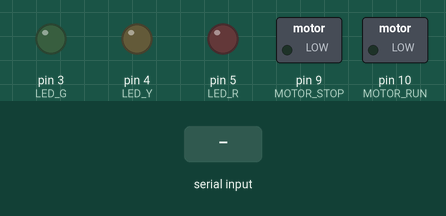
Simulated run of this sketch. Board: Arduino Uno, built with avr-gcc and run on an emulated ATmega328P. Parts: switched loads named in the sketch (green lamp = pin HIGH), output pins drawn as LEDs (lit = HIGH). The test bench sets the inputs (shaded band).

Above: at 1.2 s.
1.3 s: "c" received over Serial
At 1.9 s:
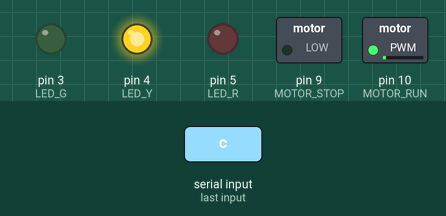
2.8 s: "a" received over Serial
At 4.5 s:
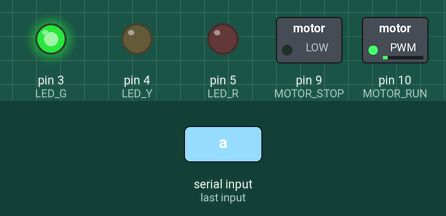
4.8 s: "n" received over Serial
At 5.7 s:
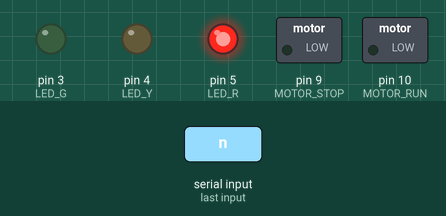
6.3 s: "w" received over Serial
At 6.9 s:
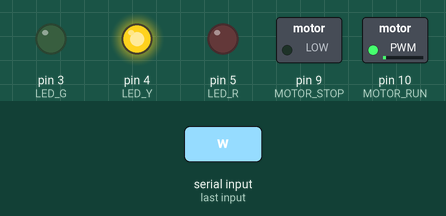
Timing chart, 0 to 8.8 s (numbered marks = the images above; inputs shaded):
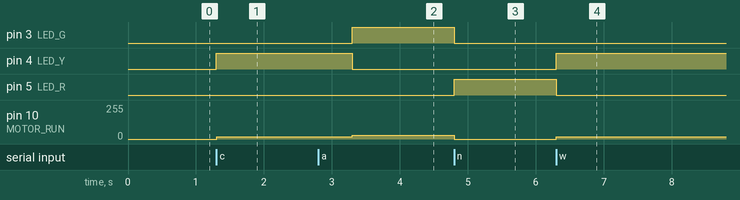

The sketch:

RevolvingDoor.ino
```cpp
#define LED_R 5
#define LED_Y 4
#define LED_G 3
#define MOTOR_RUN 10 // 모터 우측 방향(IN1)
#define MOTOR_STOP 9 //모터 좌측 방향(IN2)

void setup() {
  Serial.begin(9600);
  pinMode(LED_R, OUTPUT);
  pinMode(LED_Y, OUTPUT);
  pinMode(LED_G, OUTPUT);
  pinMode(MOTOR_RUN, OUTPUT);
  pinMode(MOTOR_STOP, OUTPUT);
}

void loop() {
  if(Serial.available()){
    char detectionCode = Serial.read();

    if (detectionCode == 'c' || detectionCode == 'w') {
      detectTarget();

    } else if(detectionCode == 'a') {
      detectAdult();

    } else if (detectionCode == 'e') {
      turnOff();

    } else if (detectionCode == 'n') {
      detectNone();

    }
  }
}

// Wheelchair, Child detect
void detectTarget() {
  // led control
  digitalWrite(LED_R, LOW);
  digitalWrite(LED_Y, HIGH);
  digitalWrite(LED_G, LOW);

  // motor control
  analogWrite(MOTOR_RUN, 60); // acc
  delay(2);
  analogWrite(MOTOR_RUN, 18); // min speed
  analogWrite(MOTOR_STOP, 0);

  delay(2000); // wheelchair delay
}

// Adult detect
void detectAdult() {
  // led control
  digitalWrite(LED_R, LOW);
  digitalWrite(LED_Y, LOW);
  digitalWrite(LED_G, HIGH);

  // motor control
  analogWrite(MOTOR_RUN, 28);
  analogWrite(MOTOR_STOP, 0);
}

// None detect
void detectNone() {
  // led control
  digitalWrite(LED_R, HIGH);
  digitalWrite(LED_Y, LOW);
  digitalWrite(LED_G, LOW);

  // motor control
  analogWrite(MOTOR_RUN, 0); // 0~255 0 -> 0% speed
  analogWrite(MOTOR_STOP, 0);
}

void turnOff() {
  // led control
  digitalWrite(LED_R, LOW);
  digitalWrite(LED_Y, LOW);
  digitalWrite(LED_G, LOW);

  // motor control
  analogWrite(MOTOR_RUN, 0);
  analogWrite(MOTOR_STOP, 0);
}
```

Measured:
- after the input at 1.3 s, pin 4 (LED_Y): LOW → HIGH at once; pin 10 (MOTOR_RUN): 0/255 → 18/255 at once
- after the input at 2.8 s, pin 3 (LED_G): LOW → HIGH after 0.50 s; pin 4 (LED_Y): HIGH → LOW after 0.50 s; pin 10 (MOTOR_RUN): 18/255 → 28/255 after 0.50 s
- after the input at 4.8 s, pin 3 (LED_G): HIGH → LOW at once; pin 5 (LED_R): LOW → HIGH at once; pin 10 (MOTOR_RUN): 28/255 → 0/255 at once
- after the input at 6.3 s, pin 4 (LED_Y): LOW → HIGH at once; pin 5 (LED_R): HIGH → LOW at once; pin 10 (MOTOR_RUN): 0/255 → 18/255 at once
